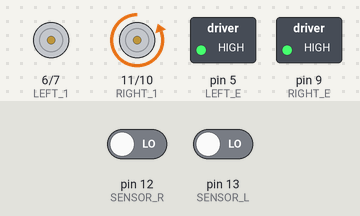
Bench run of a sketch on a simulated Arduino Uno, built with avr-gcc and run on an emulated ATmega328P. Shown: motor-driver pin pairs drawn as motors (green arrow = first pin HIGH = forward, orange = second pin HIGH = backward, longer = more drive), switched loads named in the sketch (green lamp = pin HIGH). Inputs (shaded band) come from the test bench; at power-on: pin 12 (SENSOR_R) LOW, pin 13 (SENSOR_L) LOW.

Above: at 1.2 s.
1.3 s: pin 12 (SENSOR_R) driven HIGH
At 1.8 s:
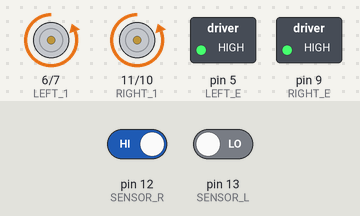
2.8 s: pin 13 (SENSOR_L) driven HIGH
At 4.0 s:
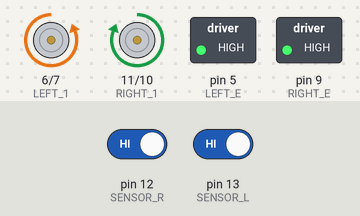
4.3 s: pin 12 (SENSOR_R) driven LOW
At 5.3 s:
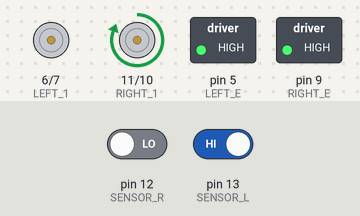
5.8 s: pin 13 (SENSOR_L) driven LOW
At 6.4 s:
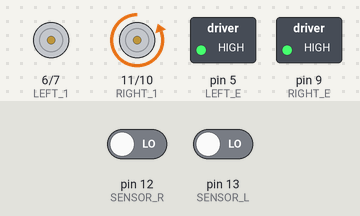
Timing chart, 0 to 8.3 s (numbered marks = the images above; inputs shaded):
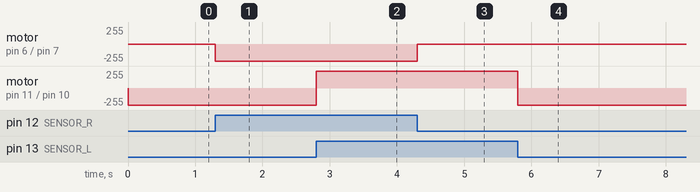

Measured:
- after the input at 1.3 s, motor on pin 6 (LEFT_1) / pin 7 (LEFT_2): stopped → backward 255/255 at once
- after the input at 2.8 s, motor on pin 11 (RIGHT_1) / pin 10 (RIGHT_2): backward 255/255 → forward 255/255 at once
- after the input at 4.3 s, motor on pin 6 (LEFT_1) / pin 7 (LEFT_2): backward 255/255 → stopped at once
- after the input at 5.8 s, motor on pin 11 (RIGHT_1) / pin 10 (RIGHT_2): forward 255/255 → backward 255/255 at once

The sketch:

Line_Tracking_Robot_Code.ino
```cpp
#define LEFT_1 6
#define LEFT_2 7
#define LEFT_E 5


#define RIGHT_1 11
#define RIGHT_2 10
#define RIGHT_E 9

#define SENSOR_R 12
#define SENSOR_L 13

#define NO_LINE 0
#define LINE 1

void setup()
{
	pinMode(LEFT_1, OUTPUT); // motor left 2
	pinMode(LEFT_2, OUTPUT); // motor left 1
	pinMode(LEFT_E, OUTPUT);// Enable Left

	pinMode(RIGHT_1, OUTPUT); // motor Right 1
	pinMode(RIGHT_2, OUTPUT); // motor Right 2
	pinMode(RIGHT_E, OUTPUT); // Enable Right


	pinMode(SENSOR_R, INPUT); //Sensor Rignt
	pinMode(SENSOR_L, INPUT); //Sensor Left
	//------------------------------------------------//

	digitalWrite(5, HIGH);
	digitalWrite(9, HIGH);
}


void loop()
{
	if(digitalRead(13) == HIGH)
	{
		digitalWrite(10, LOW);
		digitalWrite(11, HIGH);
	}

	if(digitalRead(13) == LOW)
	{
		digitalWrite(11, LOW);
		digitalWrite(10, HIGH);
	}
//------------------------------------------------//

	if (digitalRead(12) == HIGH)
	{
		digitalWrite(8, LOW);
		digitalWrite(7, HIGH);
	}
	if (digitalRead(12) == LOW)
	{
		digitalWrite(7, LOW);
		digitalWrite(8, HIGH);

	}
}
```
